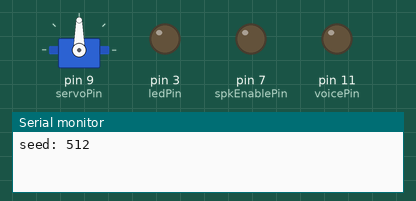
Bench run of a program on a simulated Arduino Nano, built with avr-gcc and run on an emulated ATmega328P. Shown: servo, output pins drawn as LEDs (lit = HIGH), the last lines printed to the serial monitor. Random numbers use the default seed unless the program sets one.

Above: at 0.1 s.
At 3.1 s:
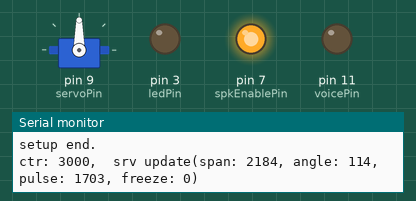
At 3.67 s:
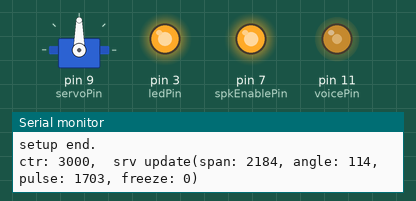
At 4.57 s:
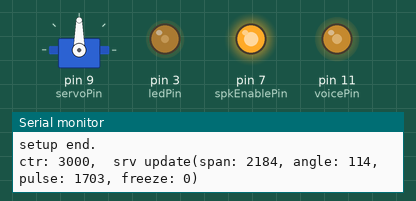
Timing chart, 0 to 4.7 s (numbered marks = the images above):
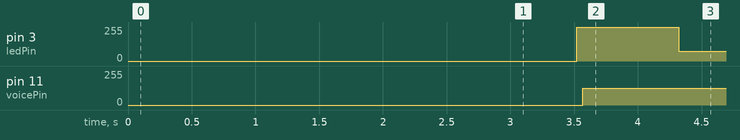

Measured:
- by itself, pin 3 (ledPin): 0/255 → 254/255 at 3.5 s, → 72/255 0.80 s later
- by itself, pin 11 (voicePin): 0/255 → 127/255 at 3.6 s

The program:

main.cpp
```cpp
#include <Arduino.h>
#include <Servo.h>
#include <avr/pgmspace.h>

#include <voice.h>
#include <keyframe.h>
#include <util.h>
#include "defines.h"

unsigned int  now;

KeyFrame srvKeyFrames[] = {
    {0, FRAME_NONE, centerAngle, false}, {1000, FRAME_NONE, 0, true},
};

int prevLedPattern = -1;
unsigned int prevTime = 0;

Servo servo1;
KeyFrameAnimator srvAnimator;
KeyFrameAnimator ledAnimator;


void OnKeyFrameFinished(void* sender, EventArgs* e);
void OnLedKeyFrameFinished(void* sender, EventArgs* e);


//void play() {
//  for (int i = 0; i < zaku8k_raw_len; i++) {
//    OCR2B = pgm_read_byte_near(&zaku8k_raw[i]);
//    delayMicroseconds(125);
//  }
//}

void play() {
    pinMode(voicePin, OUTPUT);
    for (int i = 0; i < zaku8k_raw_len; i++) {
        OCR2A = pgm_read_byte_near(&zaku8k_raw[i]);
        delayMicroseconds(95);
    }
    pinMode(voicePin, INPUT);
    OCR2A = 0;
}

int vi;
bool isPlay = false;
void playStart(){
    servo1.detach();
    delay(500);
    pinMode(voicePin, OUTPUT);

    vi = 0;
    isPlay = true;
    //srvAnimator.Stop();
    srvKeyFrames[0].IsFreeze   = true;
    srvKeyFrames[0].TimeSpanMS = 3000;
    //srvKeyFrames[0].DestValue  = map(angle, minAngle, maxAngle, minPulse, maxPulse);
    srvAnimator.SetKeyFrame(srvKeyFrames[0]);

}

/**
 * non-blocking play.
 */
void playOneImp() {
    if(!isPlay){
        return;
    }
    if(vi >= zaku8k_raw_len) {
        //srvAnimator.Start(servo1.readMicroseconds());
        //OnKeyFrameFinished(NULL, (EventArgs*)(NULL));
        isPlay = false;
        OCR2A = 0;
        // pinMode(voicePin, INPUT);
        servo1.attach(servoPin, minPulse, maxPulse);
        return;
    }
    OCR2A = pgm_read_byte_near(&zaku8k_raw[vi++]);
    delayMicroseconds(70);
}

/**
 * サーボのアニメーション終了Ev
 * 新しいアニメーションを作成し、設定する.
 */
void OnKeyFrameFinished(void* sender, EventArgs* e)
{
    // 次の角度ど時間を決定
    auto span  = (unsigned int)random(1000, 3000);
    auto angle = random(leftAngle, rightAngle);
    auto frz   = (random(0, 8) == 0);

    auto &frame = srvKeyFrames[0];
    // アニメーション割当
    frame.IsFreeze   = frz;
    frame.TimeSpanMS = span;
    frame.DestValue  = map(angle, minAngle, maxAngle, minPulse, maxPulse);
    srvAnimator.SetKeyFrame(frame);

    Serial.print("ctr: ");
    Serial.print(now);
    Serial.print(",  srv update(");
    Serial.print("span: ");     Serial.print(frame.TimeSpanMS);
    Serial.print(", angle: ");  Serial.print(angle);
    Serial.print(", pulse: ");  Serial.print(frame.DestValue);
    Serial.print(", freeze: "); Serial.print(frame.IsFreeze);
    Serial.println(")");

    // LEDのアニメーションも更新する
    OnLedKeyFrameFinished(NULL, (EventArgs*)(NULL));
}

/**
 * Led Animation.
 *
 */
void OnLedKeyFrameFinished(void* sender, EventArgs* e)
{
    ////
    /// Led FSM.
    //
    int next = random(LED_BOOT, LED_PATTERN_NUM);

    if(prevLedPattern == LED_BOOT && next == LED_BOOT) {
        next = LED_KEEP;
    }else
    if(prevLedPattern != LED_OFF && next == LED_BOOT) {
        next = LED_BLINK;
    }else
    if(prevLedPattern == LED_OFF && next == LED_BLINK) {
        next = LED_BOOT;
    }

    if(prevLedPattern == -1){
        next = LED_BOOT;
    }

    if(isPlay){
        next = LED_KEEP;
    }

    if(next == LED_KEEP){
        return;
    }
    //a = 1;
    //Serial.print("led pattern: ");
    //Serial.println(a);

    KeyFrame* pKeyFrames  = NULL;
    int       len = 0;

    switch(next)
    {
        case LED_BOOT :   pKeyFrames = ledKeyFrames_Boot;      len = array_length(ledKeyFrames_Boot); playStart(); break;
        case LED_BLINK:   pKeyFrames = ledKeyFrames_LED_BLINK; len = array_length(ledKeyFrames_LED_BLINK); break;
        case LED_KEEP :   pKeyFrames = ledKeyFrames_KEEP;      len = array_length(ledKeyFrames_KEEP);      break;
        case LED_OFF  :   pKeyFrames = ledKeyFrames_OFF;       len = array_length(ledKeyFrames_OFF);       break;
    }

    if(len != 0){
        prevLedPattern = next;
        ledAnimator.SetKeyFrames(pKeyFrames, len);
    }
}


/*
LEDパターン
消灯
明るい
暗い
点滅3回(1-0-1-0-1)
*/

void setup() {
    // put your setup code here, to run once:
    Serial.begin(9600);
    int seed = analogRead(2);
    randomSeed(seed);
    Serial.print("seed: ");
    Serial.println(seed);

    pinMode(voicePin, OUTPUT);
    pinMode(ledPin, OUTPUT);
    pinMode(spkEnablePin, OUTPUT);

    servo1.attach(servoPin, minPulse, maxPulse);
    servo1.write(centerAngle);

    delay(3000);
    TCCR2A = _BV(COM2A1)| _BV(WGM20);
    TCCR2B = _BV(CS20);

    srvAnimator.Finished += OnKeyFrameFinished;
    srvAnimator.Start(servo1.readMicroseconds());

    ledAnimator.SetKeyFrames(ledKeyFrames_Boot, array_length(ledKeyFrames_Boot));
    ledAnimator.Start(0);

    digitalWrite(spkEnablePin, 1);

    isPlay = false;

    Serial.println("setup end.");
}

void loop() {
    // put your main code here, to run repeatedly:
    now = millis();
    if (prevTime > now) {
        Serial.print("timer reset!!!!!(");
        Serial.println(")");
        srvAnimator.Update(now);
        ledAnimator.Update(now);
        OnKeyFrameFinished(NULL, (EventArgs*)(NULL));
        prevTime = now;
        return;
    }

    ////
    /// Animation.
    //
    srvAnimator.Update(now);
    ledAnimator.Update(now);
    playOneImp();

    ////
    /// update Devices.
    //
    int sv = srvAnimator.GetValue();
    //Serial.print("tservo:"); Serial.println(v);
    if(minPulse <= sv && sv <= maxPulse)
    {
        if (!isPlay) {
            servo1.writeMicroseconds(sv);
        }
    }else{
        Serial.print("illegal pulse width!!!!! : ");
        Serial.println(sv);
    }

    int lv = ledAnimator.GetValue();
    analogWrite(ledPin, lv);

    prevTime = now;
}
```

defines.h
```cpp
#pragma once
////
/// value settings.
//
const int minPulse    = 500;
const int maxPulse    = 2400;
const int minAngle    = 0;
const int centerAngle = 90;
const int maxAngle    = 180;
const int leftAngle   = minAngle + 55;
const int rightAngle  = maxAngle - 55;

const int brightDuty  = 255;
const int defaultDuty = 72;
const int darkDuty    = 7;
const int offDuty     = 0;

////
/// pin settings.
//
const int ledPin   = 3;
const int servoPin = 9;
const int voicePin = 11;//3;
const int spkEnablePin = 7;

////
/// Led Animations.
//
enum LedMotion {
    LED_BOOT,
    LED_BLINK,
    LED_KEEP,
    LED_OFF,
    LED_PATTERN_NUM
};

const KeyFrame ledKeyFrames_OFF[] = {
    {500, 0, offDuty, false},
    {500, 0, 0,        true},
};

const KeyFrame ledKeyFrames_Boot[] = {
    {0,    0, offDuty,     false},
    {300,  0, brightDuty,  false},
    {500,  0, 0,           true},
    {300,  0, defaultDuty, false},
    {1000, 0, 0,           true},
};

const KeyFrame ledKeyFrames_LED_BLINK[] = {
    {20, 0, offDuty,     false}, {105, 0, 0, true},
    {20, 0, defaultDuty, false}, {105, 0, 0, true},
    {20, 0, offDuty,     false}, {105, 0, 0, true},
    {20, 0, defaultDuty, false}, {105, 0, 0, true},
    {20, 0, offDuty,     false}, {105, 0, 0, true},
    {20, 0, defaultDuty, false}, {605, 0, 0, true},
};

const KeyFrame ledKeyFrames_KEEP[] = {
    {1000, 0, 0, true},
};
```
